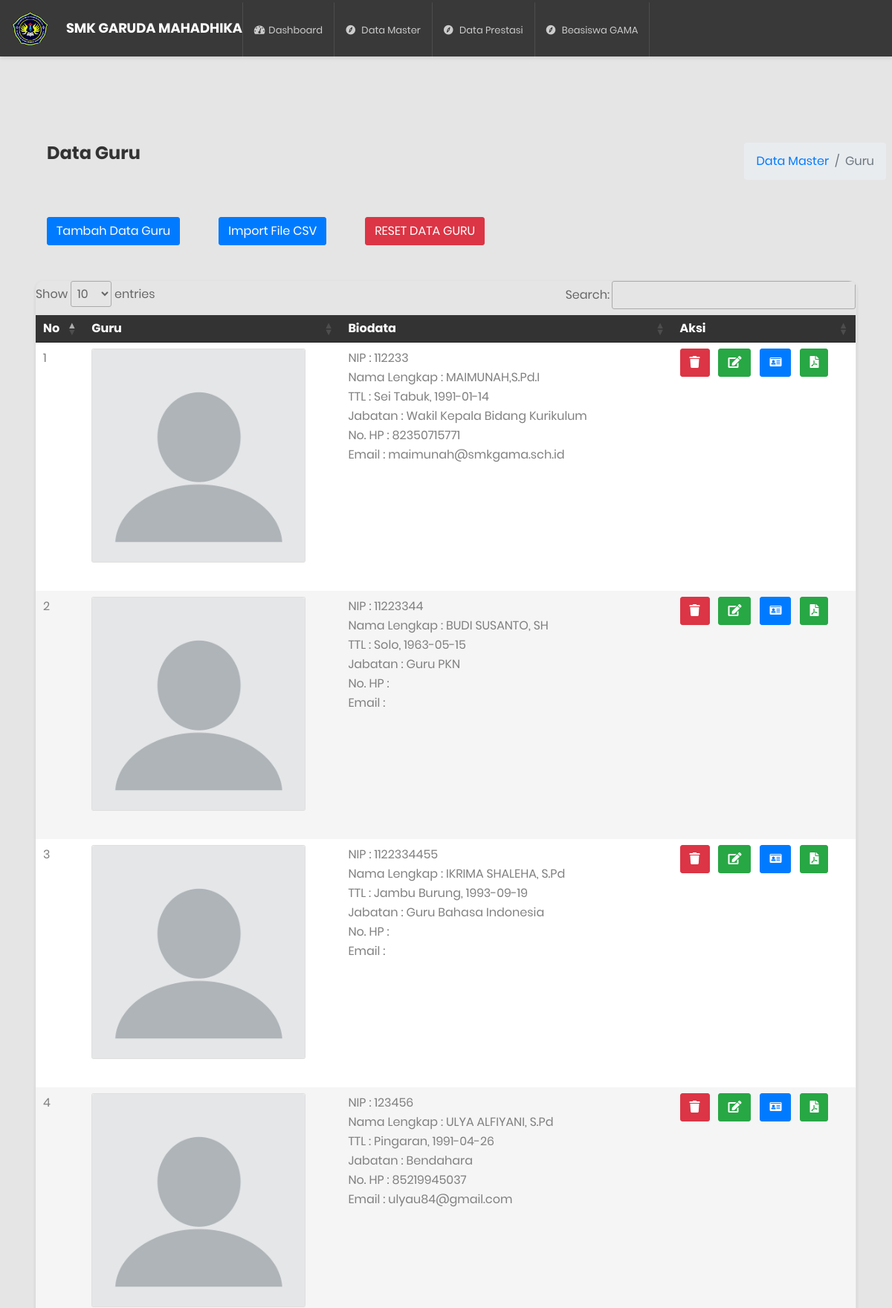
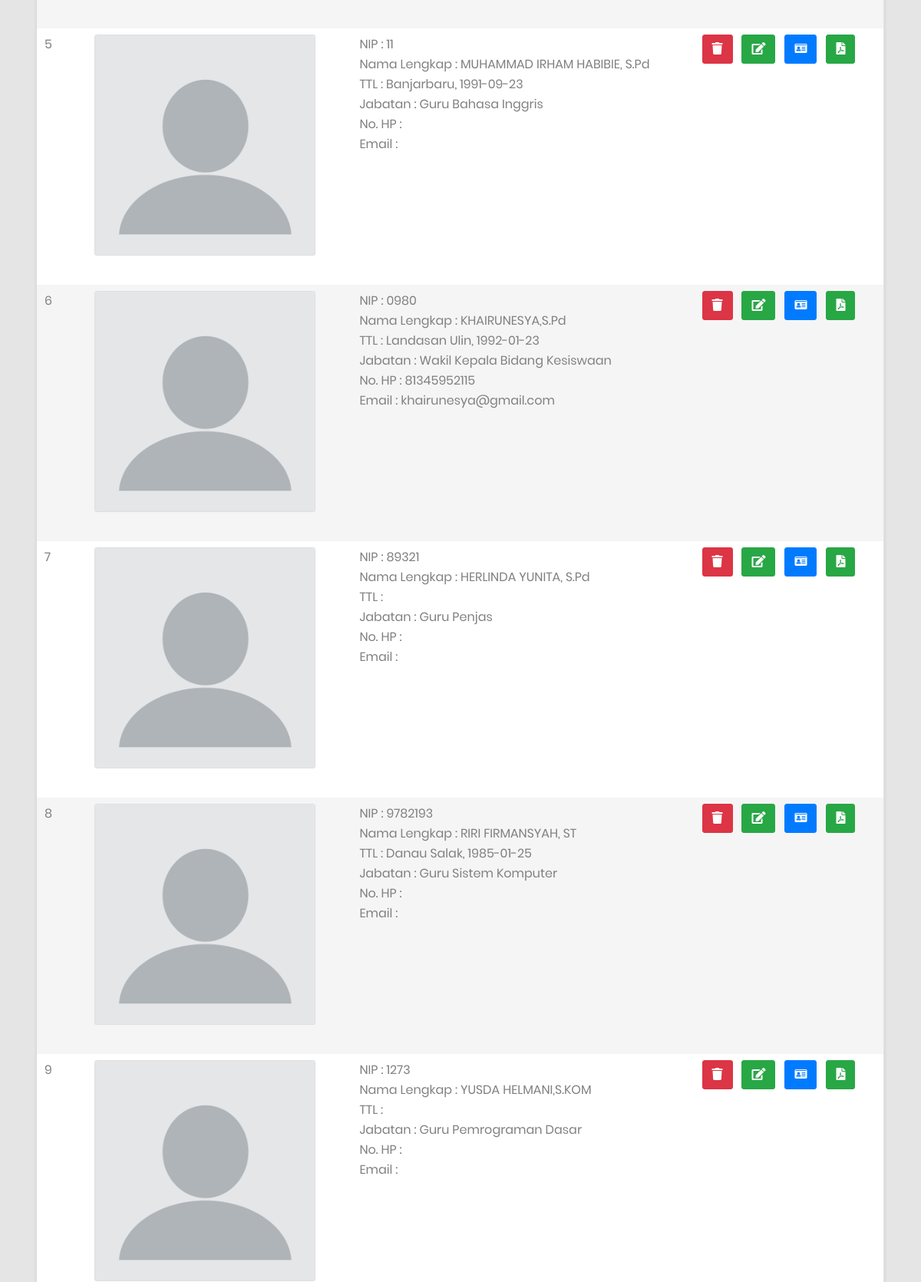
/admsek/index.php?m=guru (signed in, upper part), run on the app's committed database (2 pictures, top to bottom).
### tables this page shows
CREATE TABLE `user` (
  `id` int(12) NOT NULL,
  `username` varchar(50) NOT NULL,
  `password` varchar(50) NOT NULL,
  `nama_lengkap` varchar(50) NOT NULL,
  `status` enum('petugasloket','operator','Guru','Kepsek','admsek','siswa','alumni','orangtua') NOT NULL
);

CREATE TABLE `guru` (
  `id_guru` int(11) NOT NULL,
  `NIP` varchar(50) NOT NULL,
  `nama_guru` varchar(50) NOT NULL,
  `TTL` varchar(50) NOT NULL,
  `jabatan` varchar(50) NOT NULL,
  `nohp` varchar(25) NOT NULL,
  `email` varchar(50) NOT NULL,
  `foto` varchar(255) NOT NULL
);

### fungsi/fungsi.php (called while the page is built, shortened)
<?php
require '../config/config.php';
function summon_admin()
{
	global $koneksi;
	$id = $_SESSION['idsppapp'];
	return mysqli_query($koneksi, "SELECT * FROM user WHERE id='$id'");
}

### admsek/modul/guru/paging.php (the view, shortened to what this page needs)
<?php
require_once '../config/config.php';
global $koneksi;
$siswa = mysqli_query($koneksi, "SELECT * FROM guru");
while ($pro = mysqli_fetch_array($siswa)) {
?>
  <tr>
    <td><?= $no++; ?></td>
    <td>
      <div class="card" style="width: 18rem;">
        <img class="card-img-top" src=" <?php echo "images/" . $pro['foto'] ?>" alt="Card image cap">
      </div>
    </td>
    <td>
      NIP : <?= $pro['NIP']; ?><br>
      Nama Lengkap : <?= $pro['nama_guru']; ?><br>
      TTL : <?= $pro['TTL']; ?><br>
      Jabatan : <?= $pro['jabatan']; ?><br>
      No. HP : <?= $pro['nohp']; ?><br>
      Email : <?= $pro['email']; ?><br>
    </td>
    <td><button class="btn btn-danger" data-toggle="modal" data-target="#hapus_karyawan<?= $pro['id_guru']; ?>"><i class="fa fa-trash"></i></button>
      <button type="button" class="btn btn-success ml-2" data-toggle="modal" data-target="#editadmin<?= $pro['id_guru']; ?>">
        <i class="fa fa-pencil-square-o fa-1x" aria-hidden="true"></i>
      </button>
      <button type="button" class="btn btn-primary ml-2" data-toggle="modal" data-target="#skadmin<?= $pro['id_guru']; ?>">
        <i class="fa fa-id-card" aria-hidden="true"></i>
      </button>
      <a href="?m=detailsk&id_guru=<?= $pro['id_guru']; ?>" target="_blank"><button type="button" class="btn btn-success ml-2">
          <i class="fa fa-file-pdf-o" aria-hidden="true"></i>
        </button></a>
    </td>
  </tr>
<?php } ?>

### admsek/index.php (shortened to what this page needs)
<?php
$modul  = (isset($_GET['m'])) ? $_GET['m'] : "awal";
switch ($modul) {
	case 'guru':
		include 'modul/guru/index.php';
		break;
}

### admsek/modul/guru/index.php (shortened to what this page needs)
<?php
$modul  = (isset($_GET['s'])) ? $_GET['s'] : "awal";
switch ($modul) {
	case 'awal':
	default:
		include 'page.php';
		break;
}

### admsek/comp/header.php (shortened to what this page needs)
<?php require '../fungsi/fungsi.php';
?>
<?php foreach (summon_admin() as $adm) : ?>
    <!DOCTYPE html>
    <html lang="en">
    <head>
        <link href="<?= url() ?>css/font-face.css" rel="stylesheet" media="all">
        <link href="<?= url() ?>vendor/font-awesome-4.7/css/font-awesome.min.css" rel="stylesheet" media="all">
        <link href="<?= url() ?>vendor/font-awesome-5/css/fontawesome-all.min.css" rel="stylesheet" media="all">
        <link href="<?= url() ?>vendor/mdi-font/css/material-design-iconic-font.min.css" rel="stylesheet" media="all">
        <link href="<?= url() ?>vendor/bootstrap-4.1/bootstrap.min.css" rel="stylesheet" media="all">
        <link rel="stylesheet" href="https://cdn.datatables.net/1.13.4/css/jquery.dataTables.css" />
        <link href="https://cdn.jsdelivr.net/npm/select2@4.1.0-rc.0/dist/css/select2.min.css" rel="stylesheet" />
        <link href="<?= url() ?>vendor/animsition/animsition.min.css" rel="stylesheet" media="all">
        <link href="<?= url() ?>vendor/bootstrap-progressbar/bootstrap-progressbar-3.3.4.min.css" rel="stylesheet" media="all">
        <link href="<?= url() ?>vendor/wow/animate.css" rel="stylesheet" media="all">
        <link href="<?= url() ?>vendor/css-hamburgers/hamburgers.min.css" rel="stylesheet" media="all">
        <link href="<?= url() ?>vendor/slick/slick.css" rel="stylesheet" media="all">
        <link href="<?= url() ?>vendor/select2/select2.min.css" rel="stylesheet" media="all">
        <link href="<?= url() ?>vendor/perfect-scrollbar/perfect-scrollbar.css" rel="stylesheet" media="all">
        <link href="<?= url() ?>css/theme.css" rel="stylesheet" media="all">
    </head>
    <body class="animsition">
        <div class="page-wrapper">
            <header class="header-desktop3 d-none d-lg-block">
                <div class="section__content section__content--p35">
                    <div class="header3-wrap">
                        <div class="header__logo">
                            <div class="img-cir">
                                <a href="#">
                                    <?= gambar("logo.png", "50") ?>
                                </a>
                            </div>
                            <h4 class="ml-4" style="color: WHITE;">SMK GARUDA MAHADHIKA</h4>
                        </div>
                        <div class="header__navbar">
                            <ul class="list-unstyled">
                                <li class="has-sub">
                                    <a href="index.php">
                                        <i class="fas fa-tachometer-alt"></i>Dashboard
                                    </a>
                                </li>
                                <li class="has-sub">
                                    <a href="#">
                                        <i class="fa fa-compass" aria-hidden="true"></i>
                                        <span class="bot-line"></span>Data Master</a>
                                </li>
                                <li class="has-sub">
                                    <a href="#">
                                        <i class="fa fa-compass" aria-hidden="true"></i>
                                        <span class="bot-line"></span>Data Prestasi</a>
                                </li>
                                <li class="has-sub">
                                    <a href="#">
                                        <i class="fa fa-compass" aria-hidden="true"></i>
                                        <span class="bot-line"></span>Beasiswa GAMA</a>
                                </li>
                            </ul>
                        </div>
                    </div>
                </div>
            </header>
        <?php endforeach; ?>

### config/config.php (shortened to what this page needs)
<?php
function gambar($img, $size)
{
    echo '<img src="//localhost:8080/AplikasiLayananInformasiAkademik/assets/images/' . $img . '" width="' . $size . '">';
}
function url()
{
    return $url = "//localhost:8080/AplikasiLayananInformasiAkademik/assets/";
}

### admsek/modul/guru/page.php (shortened to what this page needs)
<?php include 'comp/header.php'; ?>
<div class="main-content mb-1">
  <div class="content-wrapper">
    <div class="content-header mr-2">
      <div class="row mb-2">
        <div class="col-sm-6">
          <h3 class="col-sm-6 ml-5">Data Guru</h3>
        </div>
        <div class="col-sm-6">
          <ol class="breadcrumb float-sm-right">
            <li class="breadcrumb-item"><a href="index.php?m=awal">Data Master</a></li>
            <li class="breadcrumb-item active">Guru</li>
          </ol>
        </div>
      </div>
    </div>
    <section class="content">
      <div class="container-fluid">
        <div class="row">
          <div class="col-sm-12"><br>
            <button type="button" class="btn btn-primary mb-5 ml-5" data-toggle="modal" data-target="#datamanual">
              Tambah Data Guru
            </button>
            <button type="button" class="btn btn-primary mb-5 ml-5" data-toggle="modal" data-target="#importcsv">
              Import File CSV
            </button>
            <button class="btn btn-danger mb-5 ml-5" data-toggle="modal" data-target="#reset">RESET DATA GURU</button>
            <br>
            <div class="row">
              <div class="table-responsive table--no-card m-b-30 ml-5 mr-5">
                <table id="myTable" class="table table-borderless table-striped table-earning" style="width:100%">
                  <thead>
                    <tr>
                      <th>No</th>
                      <th>Guru</th>
                      <th>Biodata</th>
                      <th>aksi</th>
                    </tr>
                  </thead>
                  <tbody>
                    <?php
                    $no = 1;
                    include 'paging.php';
                    ?>
                  </tbody>
                </table>
              </div>
            </div>
          </div>
        </div>
      </div>
    </section>
  </div>
</div>
<?php include 'comp/footer.php'; ?>

### admsek/comp/footer.php (shortened to what this page needs)
</div>
</body>
</html>

### data on the page
guru: foto (placeholder picture), NIP "112233", nama_guru "MAIMUNAH,S.Pd.I", TTL "Sei Tabuk, 1991-01-14", jabatan "Wakil Kepala Bidang Kurikulum", nohp "82350715771", email "maimunah@smkgama.sch.id"
guru: foto (placeholder picture), NIP "11223344", nama_guru "BUDI SUSANTO, SH", TTL "Solo, 1963-05-15", jabatan "Guru PKN"
guru: foto (placeholder picture), NIP "1122334455", nama_guru "IKRIMA SHALEHA, S.Pd", TTL "Jambu Burung, 1993-09-19", jabatan "Guru Bahasa Indonesia"
guru: foto (placeholder picture), NIP "123456", nama_guru "ULYA ALFIYANI, S.Pd", TTL "Pingaran, 1991-04-26", jabatan "Bendahara", nohp "85219945037", email "ulyau84@gmail.com"
guru: foto (placeholder picture), NIP "11", nama_guru "MUHAMMAD IRHAM HABIBIE, S.Pd", TTL "Banjarbaru, 1991-09-23", jabatan "Guru Bahasa Inggris"
guru: foto (placeholder picture), NIP "0980", nama_guru "KHAIRUNESYA,S.Pd", TTL "Landasan Ulin, 1992-01-23", jabatan "Wakil Kepala Bidang Kesiswaan", nohp "81345952115", email "khairunesya@gmail.com"
guru: foto (placeholder picture), NIP "89321", nama_guru "HERLINDA YUNITA, S.Pd", jabatan "Guru Penjas"
guru: foto (placeholder picture), NIP "9782193", nama_guru "RIRI FIRMANSYAH, ST", TTL "Danau Salak, 1985-01-25", jabatan "Guru Sistem Komputer"
guru: foto (placeholder picture), NIP "1273", nama_guru "YUSDA HELMANI,S.KOM", jabatan "Guru Pemrograman Dasar"
